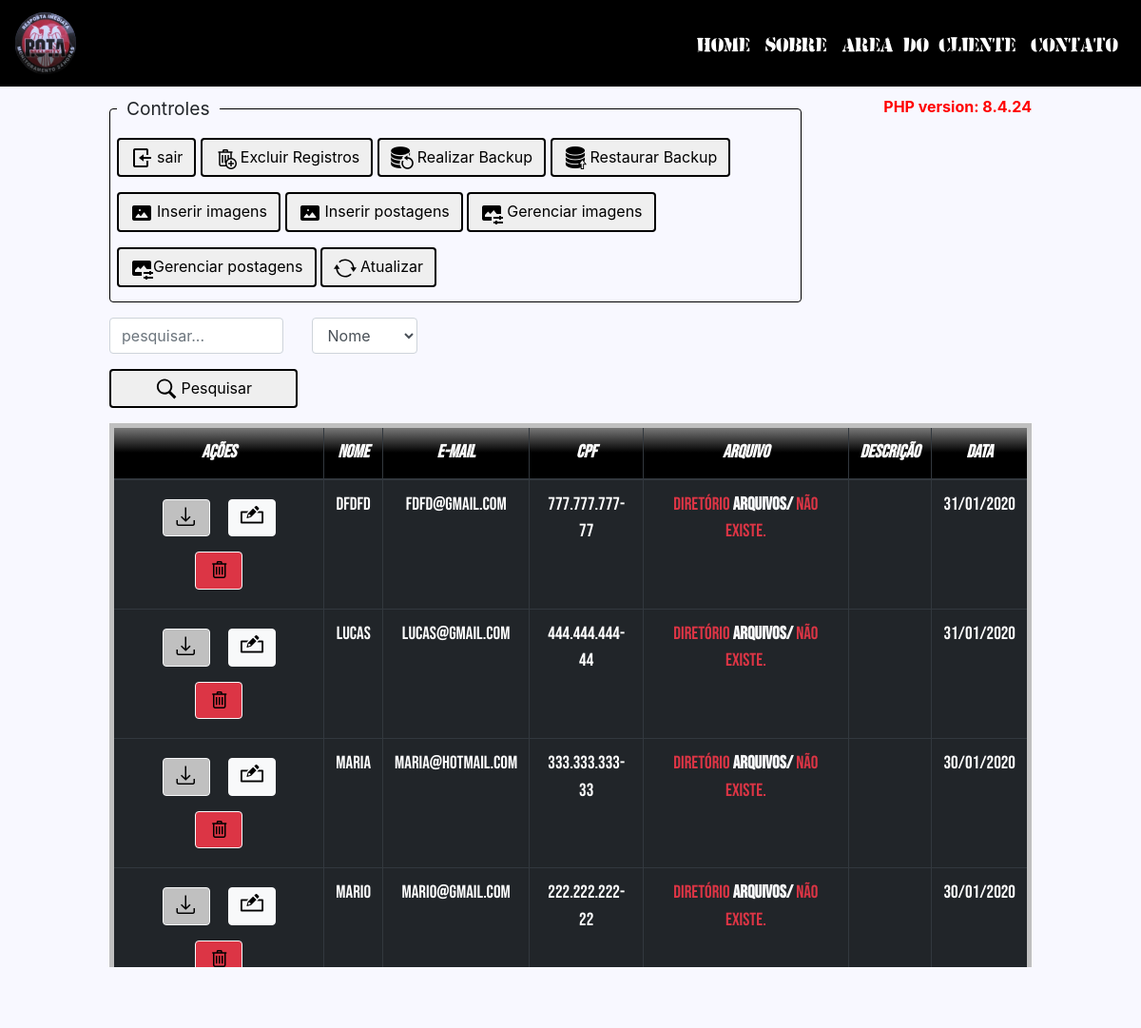
Page /dados.php on the earlier database version.
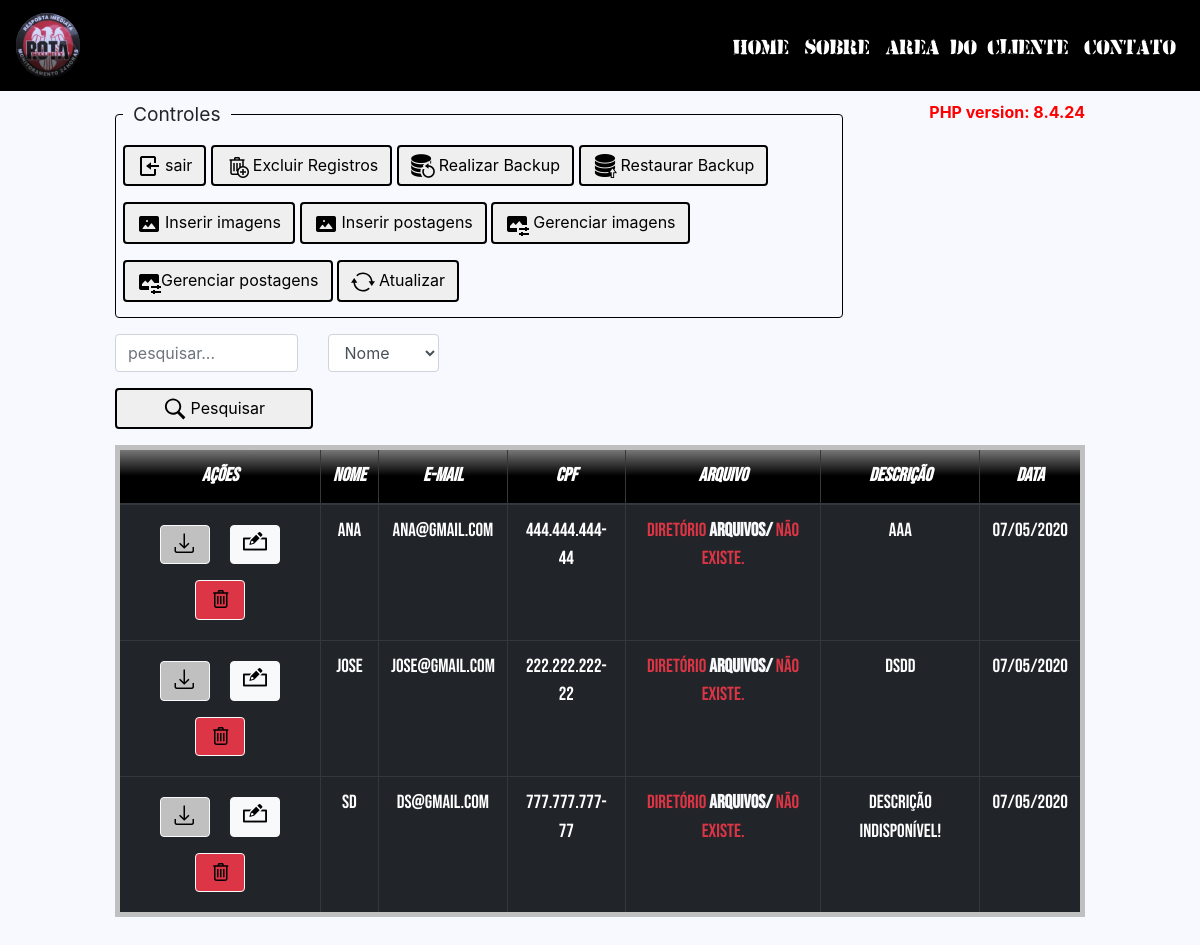
Same page on the later database version.
### tables this page shows
CREATE TABLE `clientes` (
  `id` bigint(20) NOT NULL,
  `nome` varchar(50) NOT NULL,
  `email` varchar(50) NOT NULL,
  `cpf` varchar(50) NOT NULL,
  `senha` varchar(40) NOT NULL,
  `senha_decript` varchar(40) NOT NULL,
  `arquivo` longblob NOT NULL,
  `descricao` mediumtext NOT NULL,
  `data` varchar(50) NOT NULL
);

### persistence/conexaoBanco.class.php (called while the page is built, shortened)
<?php
class ConexaoBanco extends PDO {
private static $instance = null;
public static function getInstance(){
    try{
      if(!isset(self::$instance)){
        self::$instance = new
ConexaoBanco("mysql:dbname=rota;host=localhost","root","");
      }
      return self::$instance;
    }catch(PDOException $e){
      echo "Erro ao conectar. ".$e;
    }
 }
}

### dao/clienteDAO.class.php (called while the page is built, shortened)
<?php
require_once 'persistence/conexaoBanco.class.php';
class ClienteDAO{
  public function __construct(){
     $this->conexao = ConexaoBanco::getInstance();
  }
   public function buscarCliente(){
   try{
      $statement = $this->conexao->query("show tables");
    if($statement->rowCount() > 0){
       $statement = $this->conexao->query("select * from clientes where id != 1 and id != 2 order by nome;");
       $array = $statement->fetchAll(PDO::FETCH_CLASS,"Cliente");
     }else{
        $array = array();
     }
      return $array;
     }catch(PDOException $e){
       echo "Erro: ao buscar Cliente! ".$e;
     }
   }
   public function buscarArquivo($id){
      try{
       $statement = $this->conexao->prepare('select arquivo as arq from clientes where id = :id and id != 1 && id != 2');
        $statement->bindValue(":id", $id);
        $statement->execute();
        $array = $statement->fetchAll(PDO::FETCH_ASSOC);
        return $array;
      }catch(PDOException $e){
         echo "Erro: ao buscar Arquivo!". $e;
      }
  }
}

### model/cliente.class.php (called while the page is built, shortened)
<?php
 class Cliente{
     public function __get($a){ return $this->$a;}
 }

### dados.php (the view, shortened to what this page needs)
<?php
include_once  'dao/clienteDAO.class.php';
include_once  'model/cliente.class.php';
$cliDAO = new ClienteDAO();
$array = $cliDAO->buscarCliente();
?>
<!DOCTYPE html>
<html lang="pt-br">
<head>
  <link rel="stylesheet" type="text/css" href="css/bootstrap.min.css">
  <link rel="stylesheet" type="text/css" href="./animate.css">
  <link rel="stylesheet" type="text/css" href="css/style.css">
</head>
<body class="animated fadeIn" id="cont">
  <nav class="navbar navbar-expand-lg navbar-dark fixed-top">
    <a class="navbar-brand" href="#"><img src="img/logo-rota.png" title="Rota-Security" class="animated pulse zoom" alt="Logo indisponível"></a>
    <div class="collapse navbar-collapse" id="navbarResponsive">
      <ul class="navbar-nav ml-auto">
        <li class="nav-item">
          <a class="nav-link" href="index.php">Home
          </a>
        </li>
        <li class="nav-item">
          <a class="nav-link" href="index.php?#cont1">Sobre</a>
        </li>
        <li class="nav-item">
          <a class="nav-link" href="sair.php">Area do CLiente</a>
        </li>
        <li class="nav-item">
          <a class="nav-link" href="contato.php">Contato</a>
        </li>
      </ul>
    </div>
  </nav>
  <?php
      if(isset($array)){
  ?>
   <div class="container col-md-10" style="top: 100px;">
     <p style="float: right; color: red; font-weight: bold;"> PHP version: <?php echo phpversion();?></p>
   <fieldset class="fieldset-border" style="width: 75%;">
     <legend class="legend-border">Controles</legend>
       <button type="button" id="btn-limpar" class="btn mt-2 mb-2" onclick="window.location.href = 'sair.php';"><img src='img/exit.png' class="mr-1">sair</button>
       <button type="button" id="btn-limpar" class="btn mt-2 mb-2" onclick="return verificarExclusaoDeRegistros()"><img src='img/trash-all.png' class="mr-1">Excluir Registros</button>
       <button type="button" id="btn-backup" name="backup" class="btn mt-2 mb-2" onclick="window.location.href = './backup.php';"><img src='img/backup.png' class="mr-1">Realizar Backup</button>
       <button type="button" id="btn-backup" name="backup" class="btn mt-2 mb-2" onclick="window.location.href = './restore.php';"><img src='img/backup_restore.png' class="mr-1">Restaurar Backup</button>
       <button type="button" id="btn-backup" name="inserir_img" class="btn mt-2 mb-2" onclick="window.location.href = './inserir_imagem.php';"><img src='img/upload_img.png' class="mr-1">Inserir imagens</button>
       <button type="button" id="btn-backup" name="inserir_img" class="btn mt-2 mb-2" onclick="window.location.href = './inserir_postagens.php';"><img src='img/upload_img.png' class="mr-1">Inserir postagens</button>
       <button type="button" id="btn-backup" class="btn mt-2 mb-2" onclick="window.location.href = './gerenciar_imagens.php';"><img src='img/edit_img.png' class="mr-1">Gerenciar imagens</button>
       <button type="button" id="btn-backup" class="btn mt-2 mb-2" onclick="window.location.href = './gerenciar_postagens.php';"><img src='img/edit_img.png'>Gerenciar postagens</button>
       <button type="button" id="btn-backup" name="atualizar" class="btn mt-2 mb-2" onclick="window.location.href = './dados.php';"><img src='img/atualizar.svg' class="mr-1">Atualizar</button>
     </fieldset>
     <form name="filtrar-dados" method="post" style="float: left">
      <div class="row">
         <div class="form-group col-md-6" id="pesquisa_dados">
           <input type="text" name="txtfiltro" class="form-control" placeholder="pesquisar..." autocomplete="off" required="true">
         </div>
         <div class="form-group col-md-4" id="filtro_pesquisa">
           <select name="filtro" class="form-control">
             <option value="nome">Nome</option>
           </select>
         </div>
       </div>
         <div class="form-group">
           <button type="submit" name="filtrar" value="Filtrar" id="btn-backup" class="btn w-50" id="pesquisa"><img src="img/search.svg" class="mr-1">Pesquisar</button>
         </div>
     </form>
  <div class="table-responsive-md">
      <table id="tabela" class="table table-dark table-bordered table-hover table-condensed">
        <thead align="center">
    <tr>
      <th>Ações</th>
      <th scope="col">Nome</th>
      <th scope="col">E-mail</th>
      <th scope="col">CPF</th>
      <th scope="col">Arquivo</th>
      <th scope="col">Descrição</th>
      <th scope="col">Data</th>
    </tr>
  </thead>
  <tbody>
      <?php
          foreach($array as $cli){
            $dados = $cliDAO->buscarArquivo($cli->id);
             foreach($dados as $row){
                $caminho = "arquivos/";
            echo "<tr>
            <ul>
              <td align='center'><li class='m-2' id='tab-line'><a href='arquivos/$row[arq]' download class='btn border border-light text-dark' style='background: silver'><img src='img/download.png' title='Baixar Arquivo'></a></li>
              <li class='m-2' id='tab-line'><a href='alterar_arquivo.php?id=".$cli->id."&arq=".$row['arq']."' class='btn btn-light border border-light text-dark btn-deletar'><img src='img/edite.png' title='Editar'></a></li>
              <li class='m-2' id='tab-line'><a href='excluir.php?id=$cli->id' class='btn btn-danger border border-light text-dark btn-deletar' onclick='return verificarExclusaoPeloCPF()' title='Excluir Registro'><img src='img/trash.svg'></a></li></td>
              ";
              echo "<td>$cli->nome</td>";
              echo "<td>$cli->email</td>";
              echo "<td>$cli->cpf</td>";
              if(is_dir($caminho)){
                if(file_exists($caminho.$row['arq'])){
                    echo "<td><a class='text-danger' style='text-style: bold; font-weight: bold;' href='arquivos/$row[arq]' download title='Baixar Arquivo'>$row[arq]</a></td>";
              }else{
                 echo "<td class='text-danger'>Arquivo indisponível,<br>Arquivo não existe na pasta <strong class='text-light'>/arquivos.</strong></td>";
              }
            }else{
              echo "<td class='text-danger'>diretório <strong class='text-light'>$caminho</strong> não existe.</td>";
            }
              echo "<td>$cli->descricao</td>";
              echo "<td>$cli->data</td>";
              echo "</ul>";
            echo "</tr>";
         }
        }
       }
       ?>
     </tbody>
    </table>
   <br>
  </div>
 </div>
 </body>
</html>

### css/style.css (style rules this page uses)
html,body { margin 0; padding 0; background-color: #f8f8ff; scroll-behavior: smooth; }
.navbar { background-color: black; }
thead { background-image: linear-gradient(to bottom, gray, black, black); }
table { border: 5px solid silver!important; }
th { font-family: 'Bebas Neue'; font-size: 19px; font-style: italic; }
td { font-family: 'Bebas Neue'; font-size: 19px; text-align: center; }
#tab-line { display: inline-block; }
.nav-link { color: white!important; font-family: 'army'!important; font-size: 35px!important; text-decoration: none; }
li { list-style-type: none; }
.zoom { transition: transform .2s!important; }
#btn-limpar { border: 2px solid black; }
#btn-backup { border: 2px solid black; }
.fieldset-border { border: 1px groove black !important; border-radius: 4px; padding: 7px; padding-top: 0px; margin: 0 0 1.0em 0 !important; width: 24%; -webkit-box-shadow: 0px 0px 0px 0px #000; box-shadow: 0px 0px 0px 0px #000; }
.fieldset-border .legend-border { font-size: 1.2em !important; width: auto; padding: 0 10px; border-bottom: none; }

Differences in the rows shown:
removed clientes: nome "Dfdfd", email "FDFD@GMAIL.COM", cpf "777.777.777-77", caminho "arquivos/", data "31/01/2020"
removed clientes: nome "Lucas", email "LUCAS@GMAIL.COM", cpf "444.444.444-44", data "31/01/2020"
removed clientes: nome "Maria", email "MARIA@HOTMAIL.COM", cpf "333.333.333-33", data "30/01/2020"
removed clientes: nome "Mario", email "MARIO@GMAIL.COM", cpf "222.222.222-22", data "30/01/2020"
added clientes: nome "ANA", email "ANA@GMAIL.COM", cpf "444.444.444-44", caminho "arquivos/", descricao "aaa", data "07/05/2020"
added clientes: nome "JOSE", email "JOSE@GMAIL.COM", cpf "222.222.222-22", caminho "arquivos/", descricao "dsdd", data "07/05/2020"
added clientes: nome "SD", email "DS@GMAIL.COM", cpf "777.777.777-77", caminho "arquivos/", descricao "descrição indisponível!", data "07/05/2020"
